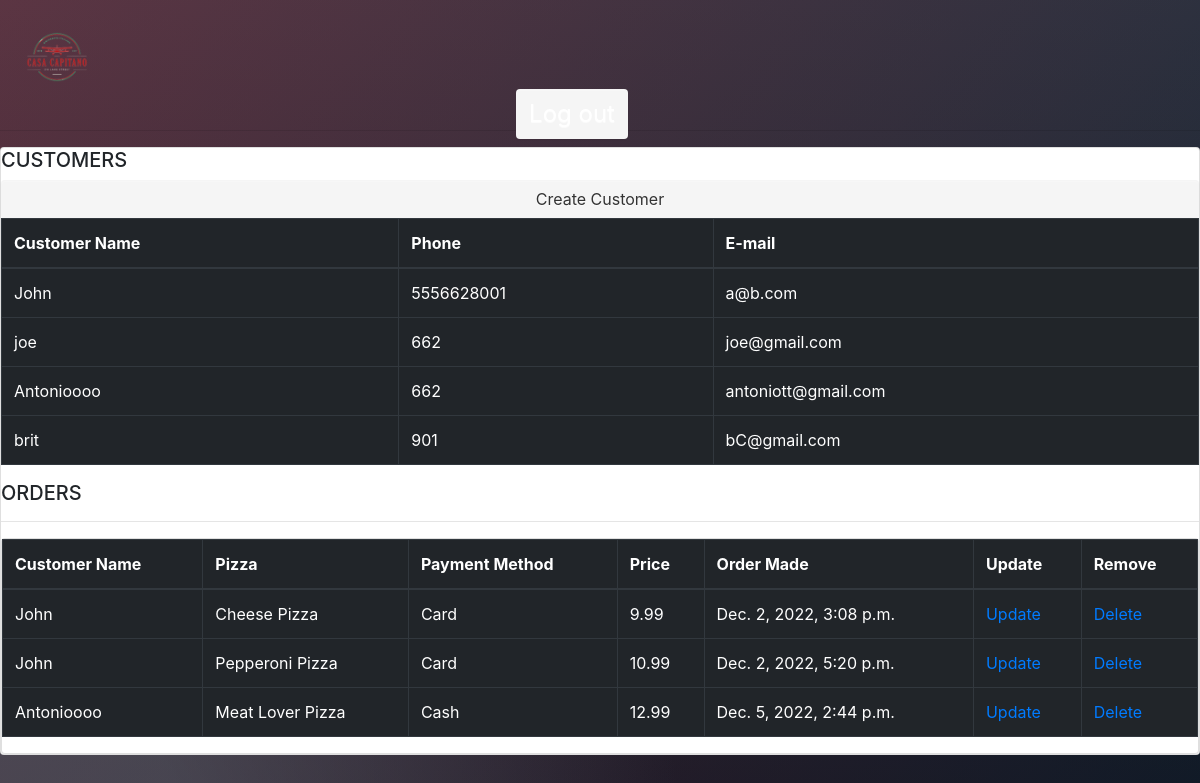
The app's page / (signed in) with its own data.
### app/models.py (models this page shows, shortened)
class Customer(models.Model):
    name = models.CharField(max_length= 200, null = True)
    phone= models.CharField(max_length= 200, null = True)
    email = models.CharField(max_length= 200, null = True)
    date_created= models.DateTimeField(auto_now_add= True, null = True)
    def __str__(self):
        return self.name

class Order(models.Model):
    PAYMENT= (
        ("Card", "Card"),
        ("Cash", "Cash")
    )
    customer= models.ForeignKey(Customer, null=True, on_delete= models.CASCADE)
    product= models.ForeignKey(Product, null=True, on_delete= models.CASCADE)
    date_created= models.DateTimeField(auto_now_add= True, null = True)
    payment = models.CharField(max_length= 200, null = True, choices = PAYMENT)

class Product(models.Model):
    CATEGORY= (
        ("Cheese Pizza", "Cheese Pizza"),
        ("Pepperoni Pizza", "Pepperoni Pizza"),
        ("Sausage Pizza", "Sausage Pizza"),
        ("Meat Lover Pizza", "Meat Lover Pizza"),
        ("Hawaiian Pizza", "Hawaiian Pizza"),
    )
    price= models.FloatField(null= True)
    category= models.CharField(max_length= 200, null = True, choices= CATEGORY)
    date_created= models.DateTimeField(auto_now_add= True, null = True)
    def __str__(self):
        return self.category

### app/decorators.py (the view)
    def wrapper_function(request, *args, **kwargs):
        group= None
        if request.user.groups.exists():
            group= request.user.groups.all()[0].name
        if group== 'customer':
            return redirect('user-page')
        if group == 'admin':
            return view_func(request, *args, **kwargs)

### app/views.py (called while the page is built)
@login_required(login_url= "login")
@admin_only
def home(request):
    orders= Order.objects.all()
    customers= Customer.objects.all()
    products= Product.objects.all()
    cash= orders.filter(payment= "Cash").count()
    card= orders.filter(payment= "Card").count()
    context= {'orders': orders, 'customers':customers, 'products':products,
    'card': card, 'cash':cash
    }
    return render(request, 'home.html' ,context)

### app/templates/home.html (shortened to what this page needs)
{% extends 'base.html' %}
{% load static %}
{% block content %}
    <div>
        <div class= 'card'>
          <h5>CUSTOMERS</h5>
            <a class ='btn' href = "{% url 'create_prof' %}"> Create Customer</a>
            <table class="table table-bordered table-dark">
                <thead>
                  <tr>
                    <th scope="col">Customer Name</th>
                    <th scope="col">Phone</th>
                    <th scope="col">E-mail</th>
                  </tr>
                </thead>
                <tbody>
                    {% for customer in customers %}
                  <tr>
                    <td>{{customer.name}}</td>
                    <td>{{customer.phone}}</td>
                    <td>{{customer.email}}</td>
                  </tr>
                  {% endfor %}
                </tbody>
              </table>
    <div>
        <div>
            <h5>ORDERS</h5>
            <hr>
            <div class= 'card'>
                <table class="table table-bordered table-dark">
                    <thead>
                      <tr>
                        <th scope="col">Customer Name</th>
                        <th scope="col">Pizza</th>
                        <th scope="col">Payment Method</th>
                        <th scope="col">Price</th>
                        <th scope="col">Order Made</th>
                        <th scope="col">Update</th>
                        <th scope="col">Remove</th>
                      </tr>
                    </thead>
                    <tbody>
                        {% for order in orders %}
                      <tr>
                        <td>{{order.customer}}</td>
                        <td>{{order.product}}</td>
                        <td>{{order.payment}}</td>
                        <td>{{order.product.price}}</td>
                        <td>{{order.date_created}}</td>
                        <td><a href= "{%url 'update_order' order.id %}">Update</a> </td>
                        <td><a href= "{%url 'delete_order' order.id %}">Delete</a> </td>
                      </tr>
                      {% endfor %}
                    </tbody>
                  </table>
{% endblock content %}

### app/static/style.css (style rules this page uses)
.btn { display: inline-block; *display: inline; *zoom: 1; padding: 4px 10px 4px; margin-bottom: 0; font-size: 13px; line-height: 18px; color: #333333; text-align: center; text-shadow: 0 1px 1px rgba(255, 255, 255, 0.75); vertical-align: middle; background-color: #f5f5f5; background-image: linear-gradient(top, #ffffff, #e6e6e6); background-repeat: repeat-x; filter: progid:dximagetransform.microsoft.gradient(startColorstr=#ffffff, endColorstr=#e6e6e6, GradientType=0); border-color: #e6e6e6 #e6e6e6 #e6e6e6; border-color: rgba(0, 0, 0, 0.1) rgba(0, 0, 0, 0.1) rgba(0, 0, 0, 0.25); border: 1px solid #e6e6e6; border-radius: 4px; box-shadow: inset 0 1px 0 rgba(255, 255, 255, 0.2), 0 1px 2px rgba(0, 0, 0, 0.05); cursor: pointer; *margin-left: 0.3em; }
* { -ms-box-sizing: border-box; -o-box-sizing: border-box; box-sizing: border-box; }
html { width: 100%; height: 100%; }
body { width: 100%; color: white; height: 100%; font-family: "Open Sans", sans-serif; background: #560909; background: -webkit-radial-gradient(0% 100%, ellipse cover, rgba(104, 128, 138, 0.4) 10%, rgba(138, 114, 76, 0) 40%), linear-gradient(to bottom, rgba(57, 173, 219, 0.25) 0%, rgba(42, 60, 87, 0.4) 100%), linear-gradient(135deg, #670d10 0%, #000306 100%); filter: progid:DXImageTransform.Microsoft.gradient( startColorstr="#3E1D6D", endColorstr="#092756",GradientType=1 ); }
body { background-color: black !important; }
* { box-sizing: border-box; }
*::before, *::after { box-sizing: border-box; }

### records on screen
Customer: name "John", phone "5556628001", email "a@b.com"
Customer: name "joe", phone "662", email "joe@gmail.com"
Customer: name "Antonioooo", phone "662", email "antoniott@gmail.com"
Customer: name "brit", phone "901", email "bC@gmail.com"
Order: customer "John", product "Cheese Pizza", payment "Card", product.price "9.99", date_created "Dec. 2, 2022, 3:08 p.m."
Order: customer "John", product "Pepperoni Pizza", payment "Card", product.price "10.99", date_created "Dec. 2, 2022, 5:20 p.m."
Order: customer "Antonioooo", product "Meat Lover Pizza", payment "Cash", product.price "12.99", date_created "Dec. 5, 2022, 2:44 p.m."
